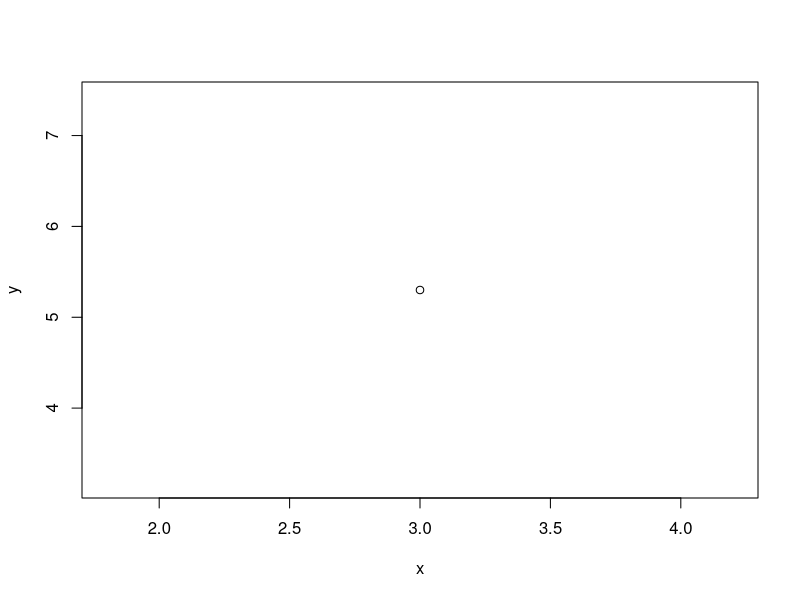

The R source for this figure:
## ---- chunk 1
knitr::opts_chunk$set(echo = TRUE)
## ---- chunk 2
x <- c(1.0, -3.4, 2, 140.1) # numeric and double

typeof(x) #using this function to determine what mode/data type x is 
mode(x) #does not distinguish integers and doubles 

#Removing decimal does not make a double into an integer. 
#For example: 
typeof(5)
## ---- chunk 3
x <- 5L
typeof(x)
## ---- chunk 4
x <- c("bubul", "magpie", "spoonbill", "barbet")
typeof(x)

# Can also be two numeric vector 
x <- 3
y <- 5.3
x + y
## ---- chunk 5
x <- "3"
y <- "5.3"

# x+ y
# Error in x + y : non-numeric argument to binary operator
plot(x, y)
## ---- chunk 6
# full text:
x <- c(TRUE, FALSE, FALSE, TRUE)
# or in short:
x <- c(T, F, F, T)
# or binary 
x1<-c(1,0,0,1)
x2 <- as.logical(c(1,0,0,1)) #converts internally to T or F
# OR: x3 <- as.logical(c(1,0,0,1))
## ---- chunk 7
a <- c("M", "F", "F", "U", "F", "M", "M", "M", "F", "U")
typeof(a) # mode character
class(a) # class character

a.fact <- as.factor(a)
class(a.fact) # class factor
## ---- chunk 8
mode(a.fact)
typeof(a.fact)
a.fact
## ---- chunk 9
iris
str(iris)

iris.sel <- subset(iris, Species == "setosa" | Species == "virginica")
iris.sel
levels(iris.sel$Species)

iris.sel$Species <- droplevels(iris.sel$Species)
iris.sel

